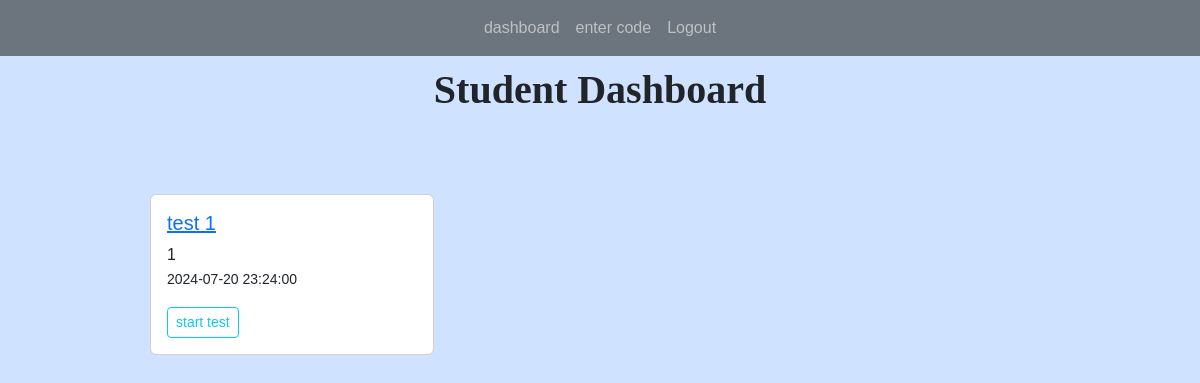
Before: /student (signed in) with the older database file.
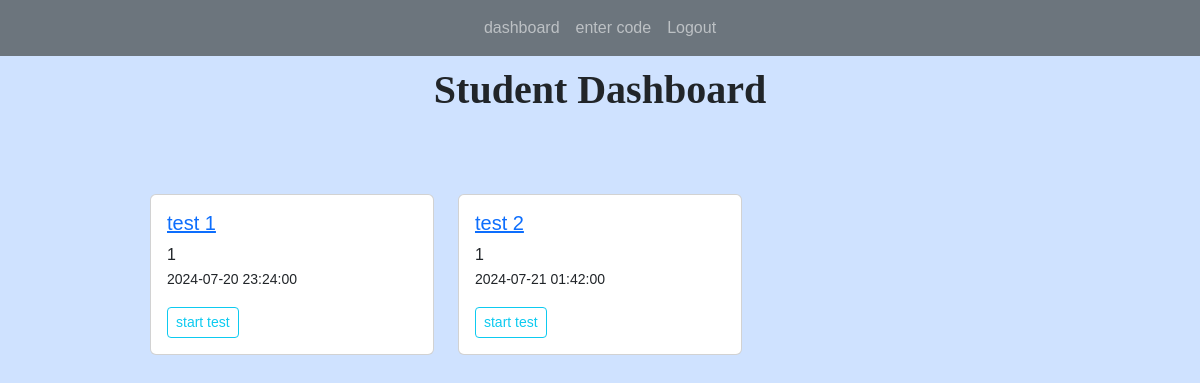
After: the same page with the newer database file.
### app.py (models this page shows)
class Tests(db.Model):
    test_id = db.Column(db.Integer, primary_key=True)
    title = db.Column(db.String(255))
    start_date = db.Column(db.DateTime, nullable = False)
    end_date = db.Column(db.DateTime, nullable = False)
    status = db.Column(db.String(255))
    teacher_id = db.Column(db.Integer, db.ForeignKey('users.id'))
    teacher = db.relationship('Users', backref=db.backref('tests', lazy=True))
    questions = db.relationship("Questions", backref="question_list")
    code = db.Column(db.String(6), unique=True)  # column to store the unique code
    students = db.relationship('Users', secondary='test_students', backref=db.backref('tests_registered', lazy=True))
    submissions = db.relationship('Submission', backref='test_submissions', lazy=True)

### app.py (the view)
@app.route('/student', methods=['GET', 'POST'])
@login_required(role="student")
def student_dashboard():
    tests = current_user.tests_registered
    return render_template('student_dashboard.html', tests=tests)

### app.py (called while the page is built)
@login_manager.user_loader
def load_user(user_id):
    return Users.query.get(int(user_id))

def login_required(role="ANY"):
    def wrapper(fn):
        @wraps(fn)
        def decorated_view(*args, **kwargs):
            if not current_user.is_authenticated:
               return login_manager.unauthorized()
            if ( (current_user.role != role) and (role != "ANY")):
                return login_manager.unauthorized()
            return fn(*args, **kwargs)
        return decorated_view
    return wrapper

### templates/student_dashboard.html (shortened to what this page needs)
{% extends 'index.html' %}
{% block content %}
<h1>Student Dashboard</h1>
<br>
<br/>
<br/>
<div class="row row-cols-1 row-cols-md-3 g-4">
	{% for test in tests %}
	<div class="col">
		<div class="card ">
		<div class="card-body">
		<h5 class="card-title"><a href="{{ url_for('test', id=test.test_id)}}">{{ test.title }}</a></h5>
		<p class="card-text">{{ test.teacher_id }}<br/>
			<small>{{ test.start_date }}</small> <br/>
		</p>
		<a href="{{ url_for('start_test', test_id=test.test_id)}}" class="btn btn-outline-info btn-sm">start test</a>
		</div>
		</div>
	</div>
	{% endfor %}
</div>
{% endblock %}

Changed rows visible on the page:
now on this page (row edited): Tests: title "test 2", teacher_id "1", start_date "2024-07-21 01:42:00"
